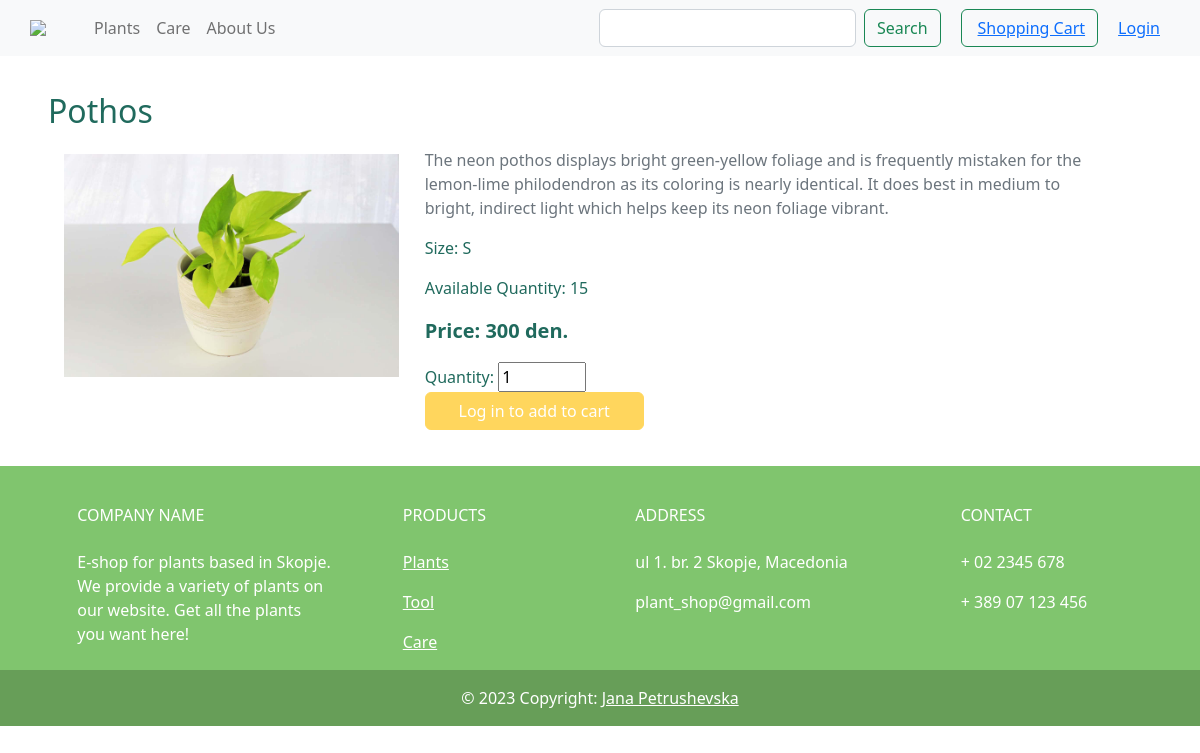
The app's page /plants/13/ with its own data.
### PlantShopApp/models.py (models this page shows, shortened)
class Plant(models.Model):
    code = models.AutoField(primary_key=True)
    name = models.CharField(max_length=50)
    description = models.TextField()
    user = models.ForeignKey(User, on_delete=models.CASCADE)
    category = models.ForeignKey(Category, on_delete=models.CASCADE)
    price = models.IntegerField()
    size = models.CharField(max_length=1)
    availableQuantity = models.IntegerField()
    available = models.BooleanField(default=False)
    photo = models.ImageField(upload_to="photos/", blank=True, null=True)

### PlantShopApp/views.py (the view)
# urls.py: path('plants/<int:code>/', singlePlant, name='singlePlant'),
def singlePlant(request, code):
    plant = get_object_or_404(Plant, code=code)
    return render(request, 'singlePlant.html', {'plant': plant})

### PlantShopApp/context_processors.py (called while the page is built)
def user_context(request):
    return {'user': request.user}

### templates/singlePlant.html (shortened to what this page needs)
{% extends 'base.html' %}
{% block content %}
   <div class="container m-3">
        <div class="row d-flex" style="padding: 20px;">
            <h2>Pothos</h2>
            <div class="row">
                <div class="col-md-4 how-img">
                    <img class="card-img-top col-4 m-3" src="{{ plant.photo.url }}" alt="{{ plant.name }} Photo">
                </div>
                <div class="col-md-8" style="padding: 10px 30px 0px 30px;">
                    <p class="text-muted">{{ plant.description }}</p>
                    <p>Size: {{ plant.size }}</p>
                    <p>Available Quantity: {{ plant.availableQuantity }}</p>
                    <p style="font-size: 20px;"><b>Price: {{ plant.price }} den. </b></p>
                    {% if plant.availableQuantity > 0 %}
                        <form method="post" action="{% url 'add_to_cart' plant.code %}">
                            <div class="form-group">
                                <label for="quantity">Quantity:</label>
                                <input type="number" id="quantity" name="quantity" min="1" max="{{ plant.availableQuantity }}" value="1">
                            </div>
                            {% if user.is_authenticated %}
                                <button type="submit" class="btn btn-warning col-4" style="color: white">Add to Shopping Cart</button>
                            {% else %}
                                <button class="btn btn-warning col-4" disabled><a style="color: white">Log in to add to cart</a></button>
                            {% endif %}
                        </form>
                    {% else %}
                            <button class="btn btn-warning col-4" disabled><a style="color: white">Out of Stock</a></button>
                    {% endif %}
                </div>
            </div>
        </div>
    </div>
{% endblock %}

### templates/base.html (style rules this page uses)
body { color: #206A5D; }

### records on screen
Plant: photo (picture), description "The neon pothos displays bright green-yellow foliage and is frequently mistaken for the lemon-lime philodendron as its coloring is nearly identical. It does best in medium to bright, indirect light which helps keep its neon foliage vibrant.", size "S", availableQuantity "15", price "300"
